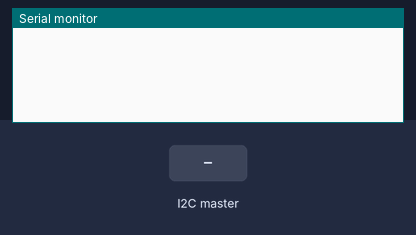
This sketch was run on a simulated Arduino Uno, built with avr-gcc and run on an emulated ATmega328P. On the bench: the last lines printed to the serial monitor. The test bench sets the inputs (shaded band). EEPROM starts erased.

Above: at 1.2 s.
1.3 s: the I2C master sends the byte 1
At 2.0 s:
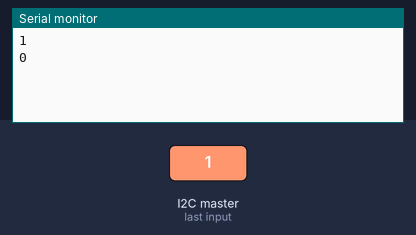
2.8 s: the I2C master sends the byte 2
At 3.2 s:
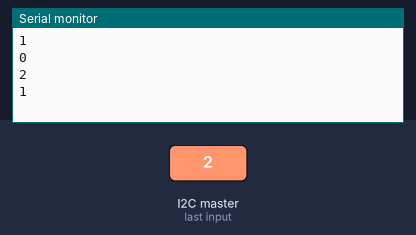
Timing chart, 0 to 5.8 s (numbered marks = the images above; inputs shaded):
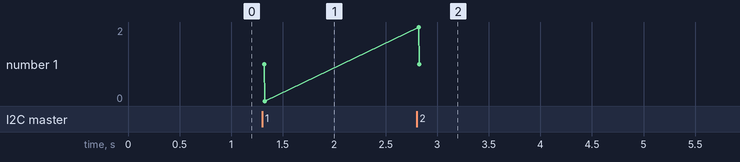

Measured:
- after the input at 1.3 s, the serial monitor: prints a new line at once (image 1)
- after the input at 2.8 s, the serial monitor: prints a new line at once (image 2)

The sketch:

i2c_slave_modbus_master.ino
```cpp
#include <arduino.h>
#include <MemoryFree.h>
#include <ModbusMaster.h>
#include <EEPROM.h>
#include "configuration.h"
#include "modbus_node.h"
#include <Wire.h>

enum State {
 noState,
 settingI2cAddress,
 settingParametersToReceive,
 settingModbusAddress,
 settingModbusRegister,
 readSensorValue,
 unknownDataReceived,
 readingConfigVersion
};

State state = settingParametersToReceive;
State previousState = noState;

unsigned short requestPosition = 0;


unsigned int modbusSlaveAddress = 0;
unsigned int modbusRegisterAddress = 0;

unsigned int readSensorvalue = 0;

bool readDataSuccess = false;

Configuration configuration;

//ModbusNode modbusNode(configuration.parameters.modbusAddress);


void setup() {
    //check configuration

    Serial.begin(9600);

    Wire.begin(configuration.parameters.i2cAddress);

    Wire.onReceive(receiveData);
    Wire.onRequest(sendData);


  }


void loop() {

}

void receiveData(int byteCount) {
  unsigned int data;
  while(Wire.available()) {
    data = Wire.read();
    Serial.println(data);

    if(state == settingParametersToReceive) {
      requestPosition = 0;
    } else {
      requestPosition += 1;
    }

    switch(state)
    {
    case settingParametersToReceive:
      if(data == 224) {
        state = readingConfigVersion;
      } else if(data == 225) {
        state = settingModbusAddress;
      } else if(data == 226) {
        state = readSensorValue;
      } else {
        state = unknownDataReceived;
      }
      requestPosition = 0;
      break;
    case settingModbusAddress:
      modbusSlaveAddress = data;
      state = settingModbusRegister;
      break;
    case settingModbusRegister:
      modbusRegisterAddress = data;
      state = settingParametersToReceive;
      break;
    case readSensorValue:

      break;
    default:
      break;
    }

    previousState = state;
  }

  Serial.println(requestPosition);
}

void sendData(){
  //Wire.write(200);
    switch(state)
    {
      case readingConfigVersion:
        Wire.write(configuration.parameters.programVersion[requestPosition]);
        if(requestPosition > 1) {
          state = settingParametersToReceive;
        }
        break;
      case readSensorValue:
        //readDataSuccess = modbusNode.readDataFromClient(&readSensorvalue, modbusRegisterAddress);

        //emulate modbus read
        Serial.println(requestPosition);
        if(requestPosition > 1000) {
          readDataSuccess = true;
        }
        requestPosition++;
        if(!readDataSuccess) {
          //send modbus read status
          Wire.write(0x0);
        }
        if(readDataSuccess && requestPosition > 5 ) {
          requestPosition = 0;
          Wire.write(0xff);
        }
        if(readDataSuccess && requestPosition == 1) {
          Wire.write(modbusSlaveAddress);
        } else if(readDataSuccess && requestPosition == 2) {
          Wire.write(modbusRegisterAddress);
          state = settingParametersToReceive;
          readDataSuccess = false;
        }
        break;
    }
}

unsigned short getModbusSensorData(unsigned short modbusAddress, unsigned short) {

}

unsigned short getI2cSensorData(unsigned short i2cSlaveAddress) {

}
```

i2c_node.cpp
```cpp
#include "Arduino.h"
#include <Wire.h>

#include "i2c_node.h"

I2cNode::I2cNode() {
  //Wire.begin();
}

void I2cNode::initClient(unsigned short address) {

}

void I2cNode::readPortFromClient(unsigned short address, char p) {

}
```

i2c_node.h
```cpp
#include "Arduino.h"
#include <Wire.h>

class I2cNode {
private:

public:
  I2cNode();
  void initClient(unsigned short address);
  void readPortFromClient(unsigned short address, char p);

};
```

modbus_node.cpp
```cpp
#include "Arduino.h"
#include "modbus_node.h"
#include <ModbusMaster.h>

ModbusNode::ModbusNode(unsigned short address) {
  node.begin(address);
}

//success = true
bool ModbusNode::readDataFromClient(uint16_t *data, unsigned short reg) {
  uint8_t result;
  node.setTransmitBuffer(0, reg);
  result = node.readHoldingRegisters(2, 6);

  if(result == node.ku8MBSuccess) {
    for (unsigned short i = 0; i < 6; i++)
    {
      data[i] = node.getResponseBuffer(i);
    }
    return true;
  } else {
    return false;
  }
}
```

modbus_node.h
```cpp
#include "Arduino.h"
#include <ModbusMaster.h>


class ModbusNode {
  private:
    ModbusMaster node;
  public:
    ModbusNode(unsigned short address);
    void initClient();
    bool readDataFromClient(uint16_t *data, unsigned short register);

};
```

configuration.cpp
```cpp
/* Based on http://playground.arduino.cc/Code/EEPROMLoadAndSaveSettings footswitch 2012-03-05

 */
#include "configuration.h"
#include "EEPROM.h"
#include "string.h"

Configuration::Configuration() {
  loadConfig();
}

void Configuration::loadConfig() {
  // To make sure there are settings, and they are YOURS!
  // If nothing is found it will use the default settings.
  if (//EEPROM.read(CONFIG_START + sizeof(programVersion) - 1) == parameters.programVersion[3] // this is '\0'
      EEPROM.read(CONFIG_START + sizeof(parameters) - 2) == CONFIG_VERSION[2] &&
      EEPROM.read(CONFIG_START + sizeof(parameters) - 3) == CONFIG_VERSION[1] &&
      EEPROM.read(CONFIG_START + sizeof(parameters) - 4) == CONFIG_VERSION[0])
  { // reads settings from EEPROM
    for (unsigned int t=0; t<sizeof(parameters); t++) {
      *((char*)&parameters + t) = EEPROM.read(CONFIG_START + t);
    }
    loadSuccess = true;
  } else {
    // settings aren't valid! will overwrite with default settings
    saveDefaultConfig();
    loadSuccess = false;
  }
}

void Configuration::saveDefaultConfig() {
  parameters.modbusAddress = 1;
  parameters.i2cAddress = 0x04;
  strcpy(parameters.programVersion, CONFIG_VERSION);
  saveConfig();
}

void Configuration::saveConfig() {
  for (unsigned int t=0; t<sizeof(parameters); t++)
  { // writes to EEPROM"
    EEPROM.write(CONFIG_START + t, *((char*)&parameters + t));
    // and verifies the data
    if (EEPROM.read(CONFIG_START + t) != *((char*)&parameters + t))
    {
      // error writing to EEPROM
    }
  }
}

void Configuration::parseJsonConfig() {

}
```

configuration.h
```cpp
#include "Arduino.h"
#include <EEPROM.h>

// Tell it where to store config data in EEPROM
#define CONFIG_START 32
#define CONFIG_VERSION "bl1" //must be 3 characters!!!!!!!!!!


typedef struct ConfigurationParameters {
  unsigned short modbusAddress;
  char i2cAddress;
  char programVersion[4];
};

class Configuration {
  private:
    void saveDefaultConfig();
  public:
    bool loadSuccess;
    ConfigurationParameters parameters;
    Configuration();
    void loadConfig();
    void saveConfig();
    void parseJsonConfig();
};
```
